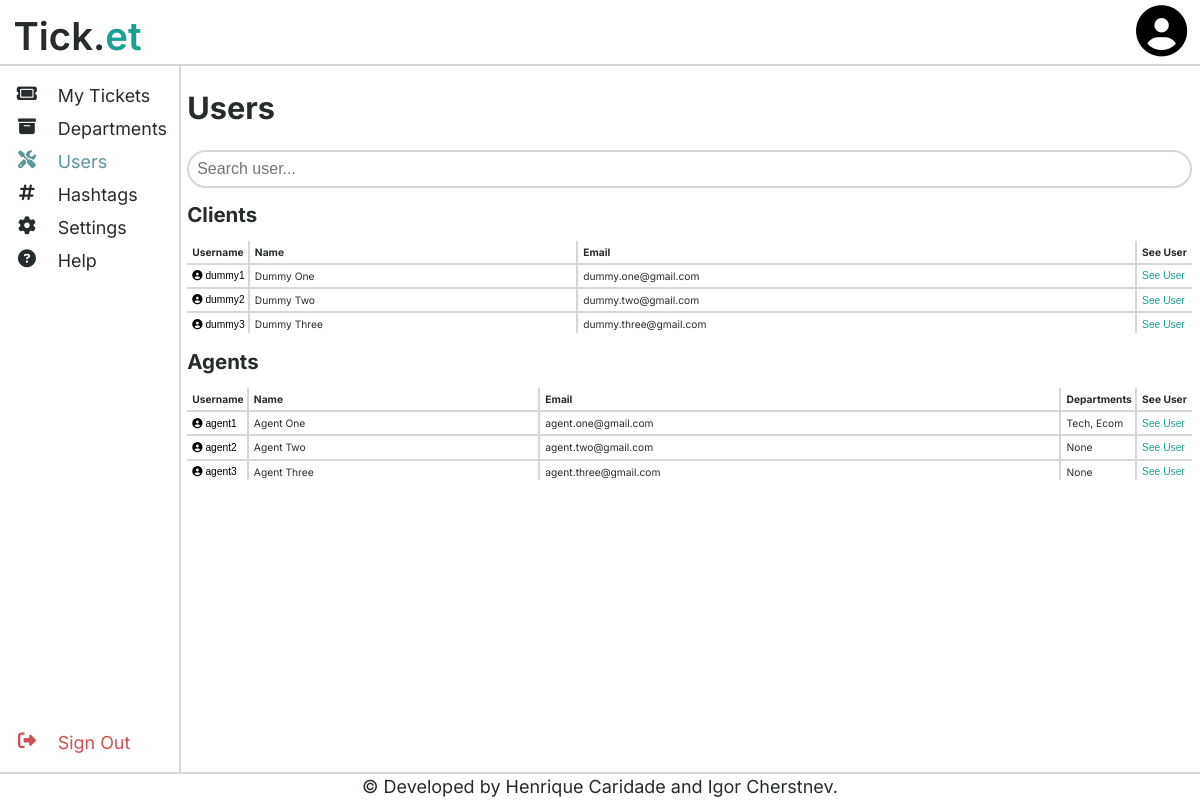
The page /index.php?page=users (signed in) on the database its author committed.
### tables this page shows
CREATE TABLE User (
    username STRING PRIMARY KEY NOT NULL,
    name STRING NOT NULL,
    email STRING UNIQUE NOT NULL,
    password STRING NOT NULL,
    salt STRING NOT NULL,
    userType STRING NOT NULL CHECK (userType IN('Client', 'Agent', 'Admin'))
);

### index.php (called while the page is built, shortened)
<?php
    include_once('./classes/session.php');
    $session = Session::getSession();
    if (isset($_GET['page'])) {
        switch ($_GET['page']) {
            case 'users': include_once("./pages/users_page.php"); break;
        }
    } else {
        if ($session->isLoggedIn()) die(header('Location: ./index.php?page=dashboard'));
        else die(header('Location: ./index.php?page=login'));
    }
    drawPage($_GET);
?>

### classes/user.php (called while the page is built, shortened)
<?php
    require_once(dirname(__DIR__) . "/classes/department.php");
    class User {
        protected function __construct(string $username, string $name, string $email, string $userType = User::USERTYPE_CLIENT) {
            $this->name = $name;
            $this->email = filter_var($email, FILTER_SANITIZE_EMAIL);
        }
        private static function fromArray(array $user) : User {
            return new User($user['username'], $user['name'], $user['email'], $user['userType']);
        }
        public static function getClientsFiltered(PDO $db, string $query) : array {
            $stmt = $db->prepare('SELECT * FROM User WHERE userType = "Client" AND (username LIKE ? OR name LIKE ?)');
            $query = '%' . str_replace(array('\\', '_', '%'), array('\\\\', '\\_', '\\%'), $query) . '%';
            $stmt->execute(array($query, $query));
            $usersArray = array();
            foreach($stmt->fetchAll() as $user){
                $usersArray[] = User::fromArray($user);
            }
            return $usersArray;
        }
    }
    class Agent extends User {
        private function __construct(string $username, string $name, string $email, array $departments, string $userType = User::USERTYPE_AGENT) {
            $this->departments = $departments;
            $i = 0;
            $str = "";
            foreach ($this->departments as $department) {
                if ($i++ != 0) $str = $str . ', ';
                $str = $str . htmlentities($department->abbrev);
            }
            if ($i == 0) {
                $str = 'None';
            }
            $this->departmentString = $str;
        }
        private static function fromArrays(array $agent, array $departments) : Agent {
            return new Agent($agent['username'], $agent['name'], $agent['email'], $departments, $agent['userType']);
        }
        public static function getAgentsFiltered(PDO $db, string $query) : array {
            $stmt = $db->prepare('SELECT * FROM User WHERE userType = "Agent" AND (username LIKE ? OR name LIKE ?)');
            $query = '%' . str_replace(array('\\', '_', '%'), array('\\\\', '\\_', '\\%'), $query) . '%';
            $stmt->execute(array($query, $query));
            $agentsArray = array();
            foreach($stmt->fetchAll() as $agent){
                $agentsArray[] = Agent::fromArrays($agent, Department::getDepartmentsFromAgent($db, $agent['username']));
            }
            return $agentsArray;
        }
    }
?>

### classes/session.php (called while the page is built, shortened)
<?php
    require_once(dirname(__DIR__) . "/classes/user.php");
    class Session {
        static ?Session $instance = null;
        static function getSession() : Session {
            if (static::$instance === null)
                static::$instance = new Session();
            return static::$instance;
        }
        public function getSavedInput(string $attrib) : ?string {
            return $_SESSION[Session::INPUT][$attrib];
        }
    }
?>

### classes/department.php (called while the page is built, shortened)
<?php
    class Department{
        private function __construct(string $name, string $abbrev) {
            $this->abbrev = $abbrev;
        }
        private static function fromArray(array $department) : Department {
            return new Department($department["name"], $department["abbrev"]);
        }
        public static function getDepartmentsFromAgent(PDO $db, string $agentUsername) : array {
            $stmt = $db->prepare('SELECT * FROM AgentInDepartment WHERE agentUsername = ?');
            $stmt->execute(array($agentUsername));
            $departmentArray = array();
            foreach($stmt->fetchAll() as $connection){
                $stmt2 = $db->prepare('SELECT * FROM Department WHERE name=?');
                $stmt2->execute(array($connection['department']));
                $department = $stmt2->fetch();
                $departmentArray[] = Department::fromArray($department);
            }
            return $departmentArray;
        }
    }
?>

### templates/profile.php (the view, shortened to what this page needs)
<?php
    function drawProfile(?string $username, bool $showUsername=false) {
?>
<div class="profile" data-user="<?=htmlentities($username)?>">
    <form class="other-profile-form" action="./index.php" method="get">
        <button type='submit' class="other-profile-submit">
            <i class="fa-solid fa-circle-user"></i>
        <?php if ($showUsername) { ?>
            <span class="username"><?=htmlentities($username)?></span>
        <?php } ?>
        </button>
    </form>
</div>
<?php
    }
?>

### templates/user.php (shortened to what this page needs)
<?php
    require_once(dirname(__DIR__) . "/templates/profile.php");
function _drawClient(User $client) { ?>
    <tr class="client">
        <td class="client-username"><?php drawProfile($client->username, true); ?></td>
        <td class="client-name"><?=htmlentities($client->name)?></td>
        <td class="client-email"><?=htmlentities($client->email)?></td>
        <td class="user-edit">
            <form class="user-page-form" action="./index.php" method="get">
                <button type='submit' class="user-page-submit">See User</button>
            </form>
        </td>
    </tr>
<?php
}
function _drawAgent(Agent $agent) { ?>
    <tr class="agent">
        <td class="agent-username"><?php drawProfile($agent->username, true); ?></td>
        <td class="agent-name"><?=htmlentities($agent->name)?></td>
        <td class="agent-email"><?=htmlentities($agent->email)?></td>
        <td class="agent-department"> <?= $agent->departmentString?> </td>
        <td class="user-edit">
            <form class="user-page-form" action="./index.php" method="get">
                <button type='submit' class="user-page-submit">See User</button>
            </form>
        </td>
    </tr>
    <?php
}
function drawClients(array $clients) {  ?>
<div class="scroll-wrapper">
    <table id="clients">
        <thead>
            <tr>
                <th style="width: 0;">Username</th>
                <th>Name</th>
                <th>Email</th>
                <th style="width: 0;">See User</th>
            </tr>
        </thead>
        <tbody>
            <?php
                foreach ($clients as $client) {
                    _drawClient($client);
                }
            ?>
        </tbody>
    </table>
</div>
<?php
    }
function drawAgents(array $agents) {  ?>
<div class="scroll-wrapper">
    <table id="agents">
        <thead>
            <tr>
                <th style="width: 0;">Username</th>
                <th>Name</th>
                <th>Email</th>
                <th style="width: 0;">Departments</th>
                <th style="width: 0;">See User</th>
            </tr>
        </thead>
        <tbody>
            <?php
                foreach ($agents as $agent) {
                    _drawAgent($agent);
                }
            ?>
        </tbody>
    </table>
</div>
<?php
    }
?>

### css/include.css (style rules this page uses)
:root { --primary-background-color: #ffffffff; --secondary-background-color: #d7d7d7ff; --primary-color: #262b2dff; --secondary-color: #5c9599ff; --accent-color: #1aa193ff; --error-color: #ce5050ff; --warning-color: #ddc54fff; --success-color: #2ab75bff; --unselected-color: #a0a0a0ff; --header-height: 5em; --footer-height: 2em; --sidebar-width: 14em; --sidebar-mobile-width: 3em; --sidebar-padding: 15px; --margin-sides: 10em; }

### css/main.css (style rules this page uses)
body { font-family: 'Inter', sans-serif; background-color: var(--primary-background-color); color: var(--primary-color); }
div.scroll-wrapper { overflow-x: scroll; }

### css/button.css (style rules this page uses)
button.ticket-page-submit, button.ticket-submit, button.user-page-submit { background-color: transparent; border: none; color: var(--accent-color); font-size: 1em; padding: 0; width: 100%; text-align: left; }
button.other-profile-submit { background-color: transparent; border: none; font-size: 1em; padding: 0; }
form.ticket-page-form, form.ticket-form, form.user-page-form, form.profile-form, form.other-profile-form { margin-block-end: 0; }

### css/table.css (style rules this page uses)
table { width: 100%; border-collapse: collapse; }
table, table th, table td { position: relative; }
table th { padding: 0.5em; text-align: left; }
table td { min-width: 0; padding: 0.5em; overflow: hidden; border-top: 2px solid var(--secondary-background-color); }
table td { white-space: nowrap; position: relative; overflow: hidden; min-width: 0; }
table th { white-space: nowrap; }

### css/mobile.css (style rules this page uses)
@media only screen and (max-width: 1200px) { body { font-size: 0.8rem; } }
@media only screen and (max-width: 1200px) { table { font-size: 1em; } }
@media only screen and (max-width: 1200px) { button { font-size: 1em; } }

### rows shown on the page
user: username "dummy1", name "Dummy One", email "dummy.one@gmail.com"
user: username "dummy2", name "Dummy Two", email "dummy.two@gmail.com"
user: username "dummy3", name "Dummy Three", email "dummy.three@gmail.com"
user: username "agent1", name "Agent One", email "agent.one@gmail.com", departmentString "Tech, Ecom"
user: username "agent2", name "Agent Two", email "agent.two@gmail.com", departmentString "None"
user: username "agent3", name "Agent Three", email "agent.three@gmail.com", departmentString "None"
